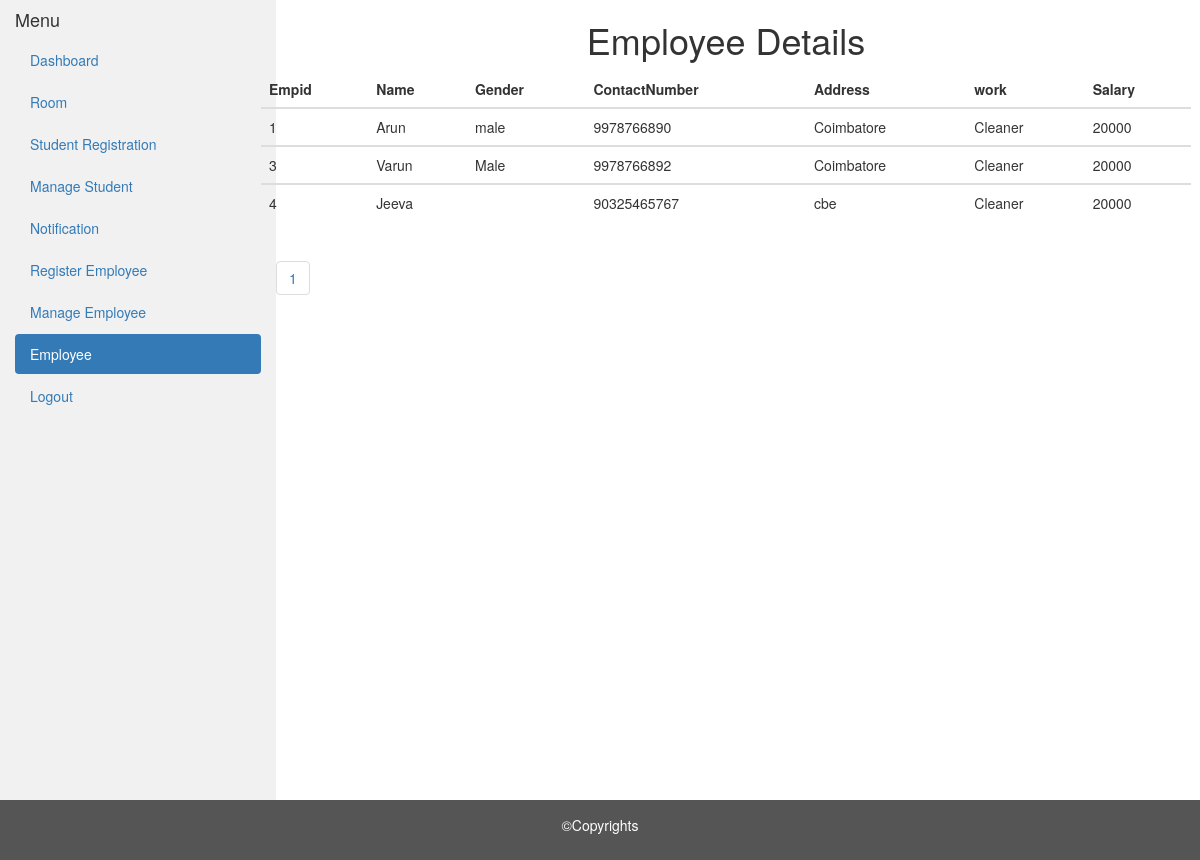
Screenshot of /employee.php (signed in) with the database file from the repository.
### tables this page shows
CREATE TABLE IF NOT EXISTS `Employee` (
  `Empid` int(11) NOT NULL,
  `EmpName` varchar(20) NOT NULL,
  `Gender` varchar(20) NOT NULL,
  `ContactNumber` bigint(20) NOT NULL,
  `Address` varchar(20) NOT NULL,
  `Occupation` varchar(11) NOT NULL,
  `Salary` int(11) NOT NULL
);

### employee.php (the view, shortened to what this page needs)
<!DOCTYPE html>
<html lang="en">
<head>
  <link rel="stylesheet" href="https://maxcdn.bootstrapcdn.com/bootstrap/3.3.7/css/bootstrap.min.css">
</head>
<body>
<div class="container-fluid">
  <div class="row content">
    <div class="col-sm-3 sidenav">
      <h4>Menu</h4>
      <ul class="nav nav-pills nav-stacked">
        <li><a href="dash.php">Dashboard</a></li>
        <li><a href="room.php">Room</a></li>
        <li><a href="register.php">Student Registration</a></li>
        <li><a href="managestudent.php">Manage Student</a></li>
        <li><a href="notif.php">Notification</a></li>
        <li><a href="addemp.php">Register Employee</a></li>
        <li><a href="manageemployee.php">Manage Employee</a></li>
        <li class="active"><a href="employee.php">Employee</a></li>
        <li><a href="logout.php">Logout</a></li>
      </ul><br>
    </div>
    <div class="col-sm-9">
      <div class="row">
        <div class="col-sm-12"><center><h1>Employee Details</h1></center></div>
          <div class="row">
        <div class="col-sm-12">
        </div>
              <table class="table table-hover">
    <thead>
      <tr>
        <th>Empid</th>
        <th>Name</th>
        <th>Gender</th>
        <th>ContactNumber</th>
        <th>Address</th>
        <th>work</th>
        <th>Salary</th>
      </tr>
    </thead>
      <?php
        $results_per_page=10;
        $sql="SELECT * FROM Employee";
        $result=mysql_query($sql);
        $no_of_results=mysql_num_rows($result);
        $no_of_page=ceil($no_of_results/$results_per_page);
        if (!isset($_GET['page'])) {
          $page=1;
        }
        else
        {
          $page=$_GET['page'];
        }
         $this_page_first_result=($page-1)*10;
         $sqls="SELECT * FROM Employee LIMIT ".$this_page_first_result.','.$results_per_page;
         $result=mysql_query($sqls);
        while ($row=mysql_fetch_array($result)) {
            echo '<tbody>';
              echo '<tr>';
                echo '<td>'.$row['Empid'].' </td>';
                echo '<td>'.$row['EmpName'].' </td>';
                echo '<td>'.$row['Gender'].' </td>';
                echo '<td>'.$row['ContactNumber'].' </td>';
                echo '<td>'.$row['Address'].' </td>';
                echo '<td>'.$row['Occupation'].' </td>';
                echo '<td>'.$row['Salary'].' </td>';
              echo '</tr>';
            echo '</tbody>';
          }
      ?>
        </table>
      </div>
      <?php
      for ($page=1; $page<=$no_of_page ; $page++) {
         ?>
         <ul class="pagination"><?php
          echo '<li><a href="employee.php?page='. $page.'">'.$page.'</a></li>';
          ?>
        </ul>
        <?php
        }
      ?>
      </div>
    </div>
  </div>
</div>
<footer class="container-fluid">
   <center><p>&copy;Copyrights</p></center>
</footer>
</body>
</html>

### employee.php (style rules this page uses)
.row.content { height: 800px }
.sidenav { background-color: #f1f1f1; height: 100%; width: 23%; }
footer { background-color: #555; color: white; padding: 15px; }

### rows the page displays
employee: Empid "1", EmpName "Arun", Gender "male", ContactNumber "9978766890", Address "Coimbatore", Occupation "Cleaner", Salary "20000"
employee: Empid "3", EmpName "Varun", Gender "Male", ContactNumber "9978766892", Address "Coimbatore", Occupation "Cleaner", Salary "20000"
employee: Empid "4", EmpName "Jeeva", ContactNumber "90325465767", Address "cbe", Occupation "Cleaner", Salary "20000"
